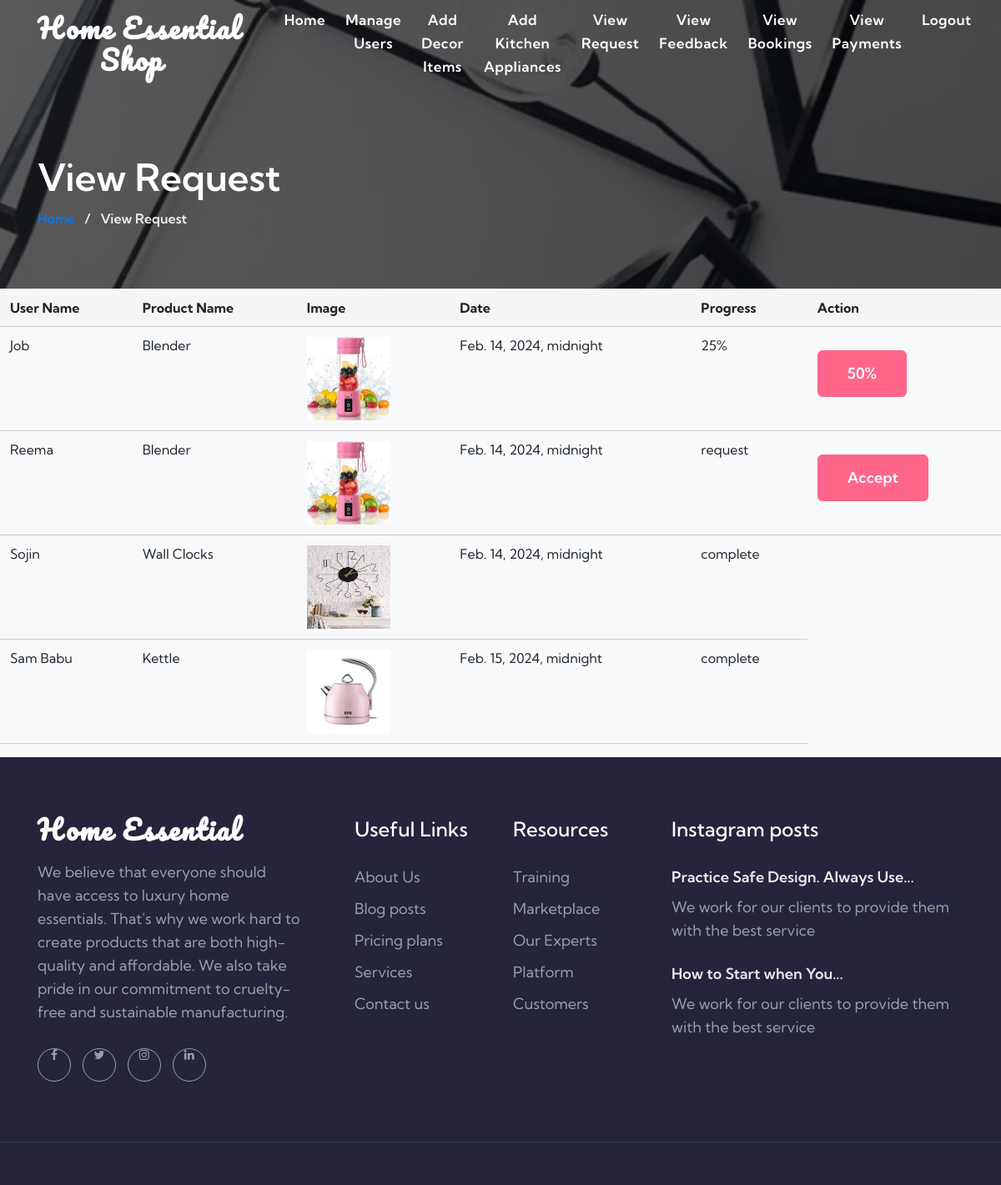
The page /view_request on the database its author committed.
### home/models.py (models this page shows)
class Request(models.Model):
    name=models.CharField(max_length=20,null=True)
    image=models.ImageField(null=True)
    date=models.DateTimeField(null=True)
    current_date=models.DateTimeField(null=True)
    status=models.CharField(null=True,max_length=40,default="request")
    progress=models.CharField(null=True,max_length=40)
    userid=models.ForeignKey(Registration_user,on_delete=models.CASCADE,null=True)

class Registration_user(models.Model):
    name=models.CharField(max_length=20)
    email=models.CharField(max_length=30)
    contact=models.IntegerField()
    address=models.CharField(max_length=30)
    password=models.CharField(max_length=30,null=True)
    profile=models.ImageField(null=True)
    userid=models.ForeignKey(Logintable,on_delete=models.CASCADE,null=True)

### home/views.py (the view)
# urls.py: path('view_request',views. view_request),
def view_request(request):
    user=Request.objects.all()
    return render(request,"admin/view_request.html",{"user":user})

### template/admin/view_request.html (shortened to what this page needs)
<section class="w3l-about-breadcrumb">
    <div class="breadcrumb-bg breadcrumb-bg-about py-sm-5 pt-5 pb-4">
        <div class="container pt-lg-5 pt-md-3 py-lg-4 pb-md-3">
            <h2 class="title"> View Request  </h2>
            <ul class="breadcrumbs-custom-path mt-2">
                <li><a href="/adminhome"> Home</a></li>
                <li class="mx-2">/ </li>
                <li class="active"> View Request </li>
            </ul>
        </div>
    </div>
</section>
{% extends "admin/adminbase.html" %}
{% block content %}
<table class="table" >
    <tr>
        <th> User Name</th>
        <th>Product Name</th>
        <th>Image</th>
        <th>Date</th>
        <th>Progress</th>
        <th colspan="2">Action</th>
    </tr>
    {% for p in user %}
<tr>
    <td>{{p.userid.name}}</td>
    <td>{{p.name}}</td>
    <td><img src ="../static/media/{{p.image}}" height="100" width="100"></td>
    <td>{{p.date}}</td>
    <td>{{p.status}}</td>
    {% if p.status == "request" %}
    <td><button type="button"  class="btn btn-primary btn-style mt-3"><a href="/accept?id={{p.id}}" style="color: aliceblue;">Accept</button></td>
    {% elif p.status == "accept"%}
    <td><button type="button"  class="btn btn-primary btn-style mt-3" ><a href="/quarter?id={{p.id}}" style="color: aliceblue;">25%</button></td>
    {% elif p.status == "25%"%}
    <td><button type="button"  class="btn btn-primary btn-style mt-3" ><a href="/half?id={{p.id}}" style="color: aliceblue;">50%</button></td>
    {% elif p.status == "50%"%}
    <td><button type="button"  class="btn btn-primary btn-style mt-3"> <a href="/third?id={{p.id}}" style="color: aliceblue;">75%</button></td>
    {% elif p.status == "75%"%}
    <td><button type="button"  class="btn btn-primary btn-style mt-3" ><a href="/complete?id={{p.id}}" style="color: aliceblue;">Complete</button></td>
    {% endif %}
</tr>
{% endfor %}
</table>
{% endblock %}

### template/admin/adminbase.html (shortened to what this page needs)
<!doctype html>
<html lang="en">
  <head>
    <link rel="stylesheet" href="../static/assets/css/style-starter.css">
  </head>
  <body>
<header id="site-header" class="fixed-top">
  <div class="container">
      <nav class="navbar navbar-expand-lg navbar-dark stroke">
          <h1><a class="navbar-brand" href="/">
            Home Essential <br><h1><a class="navbar-brand" style="margin-left: 75px;">Shop</a></h1>
              </a></h1>
          <div class="collapse navbar-collapse" id="navbarTogglerDemo02" style="margin-left: 40px;">
              <ul class="navbar-nav ml-auto mr-5">
                  <li class="nav-item ">
                      <a class="nav-link" href="adminhome">Home <span class="sr-only">(current)</span></a>
                  </li>
                  <li class="nav-item @@about__active">
                      <a class="nav-link" href="manage_user">Manage Users</a>
                  </li>
                  <li class="nav-item @@services__active">
                      <a class="nav-link" href="add_decor">Add Decor Items</a>
                  </li>
                  <li class="nav-item @@services__active">
                      <a class="nav-link" href="add_kitchen_items">Add kitchen Appliances</a>
                  </li>
                  <li class="nav-item @@services__active">
                      <a class="nav-link" href="view_request">View Request</a>
                  </li>
                  <li class="nav-item @@services__active">
                      <a class="nav-link" href="view_feedback">View feedback</a>
                  </li>
                  <li class="nav-item @@services__active">
                      <a class="nav-link" href="view_booking">	View Bookings</a>
                  </li>
                  <li class="nav-item @@services__active">
                      <a class="nav-link" href="view_payment">View Payments</a>
                  </li>
                  <li class="nav-item @@services__active">
                      <a class="nav-link" href="/">Logout</a>
                  </li>
                  <nav class="ml-lg-3">
                      <div class="search-bar">
                      </div>
                  </nav>
              </ul>
          </div>
      </nav>
  </div>
</header>
{% block content%}
{% endblock %}
<section class="w3l-footer-29-main">
    <div class="footer-29 py-5">
      <div class="container py-lg-4">
        <div class="row footer-top-29">
          <div class="col-lg-4 col-md-6 col-sm-7 footer-list-29 footer-1 pr-lg-5">
            <div class="footer-logo mb-4">
              <a class="navbar-brand" href="/">
                Home Essential</a>
            </div>
            <p>We believe that everyone should have access to luxury home essentials. That's why we work hard to create products that are both high-quality and affordable. We also take pride in our commitment to cruelty-free and sustainable manufacturing.</p>
            <div class="main-social-footer-29 mt-4">
              <a href="#facebook" class="facebook"><span class="fa fa-facebook"></span></a>
              <a href="#twitter" class="twitter"><span class="fa fa-twitter"></span></a>
              <a href="#instagram" class="instagram"><span class="fa fa-instagram"></span></a>
              <a href="#linkedin" class="linkedin"><span class="fa fa-linkedin"></span></a>
            </div>
          </div>
          <div class="col-lg-2 col-md-6 col-sm-5 col-6 footer-list-29 footer-2 mt-sm-0 mt-5">
            <ul>
              <h6 class="footer-title-29">Useful Links</h6>
              <li><a href="about.html">About Us</a></li>
              <li><a href="#blog"> Blog posts</a></li>
              <li><a href="#pricing"> Pricing plans</a></li>
              <li><a href="services.html">Services</a></li>
              <li><a href="contact.html">Contact us</a></li>
            </ul>
          </div>
          <div class="col-lg-2 col-md-6 col-sm-5 col-6 footer-list-29 footer-3 mt-lg-0 mt-5">
            <h6 class="footer-title-29">Resources</h6>
            <ul>
              <li><a href="#traning">Training</a></li>
              <li><a href="#marketplace">Marketplace</a></li>
              <li><a href="#experts">Our Experts</a></li>
              <li><a href="#platform">Platform</a></li>
              <li><a href="#customers"> Customers</a></li>
            </ul>
          </div>
          <div class="col-lg-4 col-md-6 col-sm-7 footer-list-29 footer-4 mt-lg-0 mt-5">
            <h6 class="footer-title-29">Instagram posts</h6>
            <div class="post1">
              <a href="#url" class="post-title">Practice Safe Design. Always Use...</a>
              <p>We work for our clients to provide them with the best service</p>
            </div>
            <div class="post1 mt-4">
              <a href="#url" class="post-title">How to Start when You... </a>
              <p>We work for our clients to provide them with the best service</p>
            </div>
          </div>
        </div>
      </div>
    </div>
    <section class="w3l-copyright text-center">
    </section>
  </section>
  </body>
  </html>

### template/admin/view_request.html (style rules this page uses)
table { width: 100%; border-collapse: collapse; margin-bottom: 20px; }
table th, table td { padding: 10px; text-align: left; border-bottom: 1px solid #ccc; }
table th { background: #f5f5f5; }
a { color: #007bff; text-decoration: none; }

### rows shown on the page
Request: userid.name "Job", name "Blender", image (picture), date "Feb. 14, 2024, midnight", status "25%"
Request: userid.name "Reema", name "Blender", image (picture), date "Feb. 14, 2024, midnight", status "request"
Request: userid.name "Sojin", name "Wall Clocks", image (picture), date "Feb. 14, 2024, midnight", status "complete"
Request: userid.name "Sam Babu", name "Kettle", image (picture), date "Feb. 15, 2024, midnight", status "complete"
